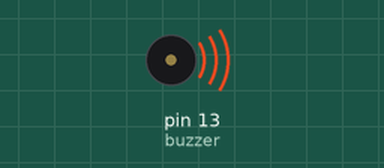
Simulated run of this sketch. Board: Arduino Uno, built with avr-gcc and run on an emulated ATmega328P. Shown: buzzer (waves = sounding).

Above: at 0.1 s.
Timing chart, 0 to 40.0 s (numbered marks = the images above):
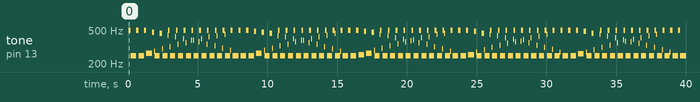

The sketch:

buzzer.ino
```cpp
int buzzer=13;

void setup() {

  pinMode(buzzer,OUTPUT);

}

void loop() {

  unsigned char i,j;

  while(1)
  {

    for(i=0;i<80;i++)
    {
      digitalWrite(buzzer,HIGH);//Sound on
      delay(1);//wait 1ms
      digitalWrite(buzzer,LOW);//Sound off
      delay(1);//wait 1ms
    }

    for(i=0;i<100;i++)//Another output sound frequency
    {
      digitalWrite(buzzer,HIGH);//Sound on
      delay(2);//wait 2ms
      digitalWrite(buzzer,LOW);//Sound off
      delay(2);//wait 2ms
    }
  }
}
```

Measured:
- by itself, tone on pin 13 (buzzer): plays 496 Hz for 0.16 s, 249 Hz for 0.40 s, 496 Hz for 0.16 s, 249 Hz for 0.40 s, 496 Hz for 0.16 s, 268 Hz for 0.40 s … (240 notes in this stretch)
